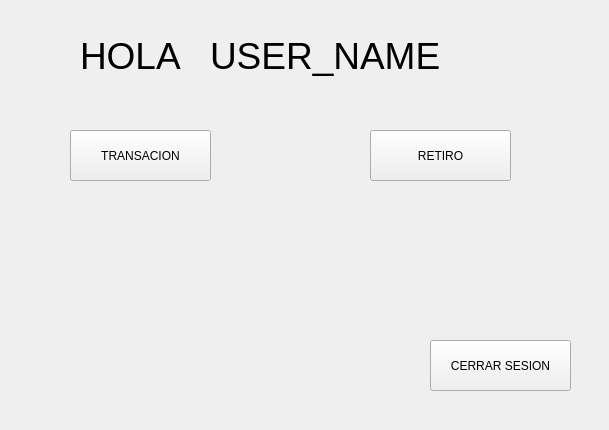
<?xml version="1.0" encoding="UTF-8"?>
<ui version="4.0">
 <class>Form</class>
 <widget class="QWidget" name="Form">
  <property name="geometry">
   <rect>
    <x>0</x>
    <y>0</y>
    <width>609</width>
    <height>430</height>
   </rect>
  </property>
  <property name="windowTitle">
   <string>Form</string>
  </property>
  <widget class="QPushButton" name="transaction">
   <property name="geometry">
    <rect>
     <x>70</x>
     <y>130</y>
     <width>141</width>
     <height>51</height>
    </rect>
   </property>
   <property name="text">
    <string>TRANSACION</string>
   </property>
  </widget>
  <widget class="QPushButton" name="pushButton_2">
   <property name="geometry">
    <rect>
     <x>370</x>
     <y>130</y>
     <width>141</width>
     <height>51</height>
    </rect>
   </property>
   <property name="text">
    <string>RETIRO</string>
   </property>
  </widget>
  <widget class="QPushButton" name="pushButton_3">
   <property name="geometry">
    <rect>
     <x>430</x>
     <y>340</y>
     <width>141</width>
     <height>51</height>
    </rect>
   </property>
   <property name="text">
    <string>CERRAR SESION</string>
   </property>
  </widget>
  <widget class="QLabel" name="label">
   <property name="geometry">
    <rect>
     <x>80</x>
     <y>30</y>
     <width>121</width>
     <height>51</height>
    </rect>
   </property>
   <property name="font">
    <font>
     <pointsize>28</pointsize>
    </font>
   </property>
   <property name="text">
    <string>HOLA </string>
   </property>
  </widget>
  <widget class="QLabel" name="label_2">
   <property name="geometry">
    <rect>
     <x>210</x>
     <y>30</y>
     <width>241</width>
     <height>51</height>
    </rect>
   </property>
   <property name="font">
    <font>
     <pointsize>28</pointsize>
    </font>
   </property>
   <property name="text">
    <string>USER_NAME</string>
   </property>
  </widget>
 </widget>
 <resources/>
 <connections/>
</ui>
